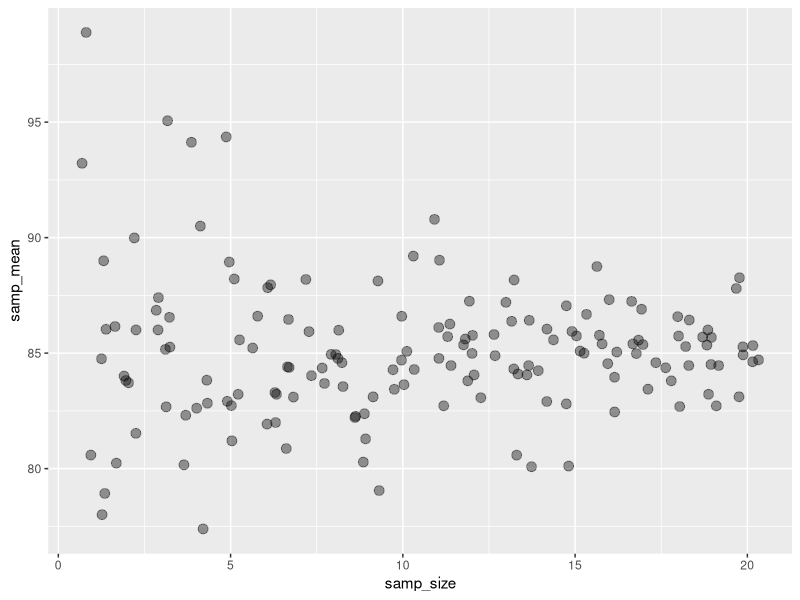
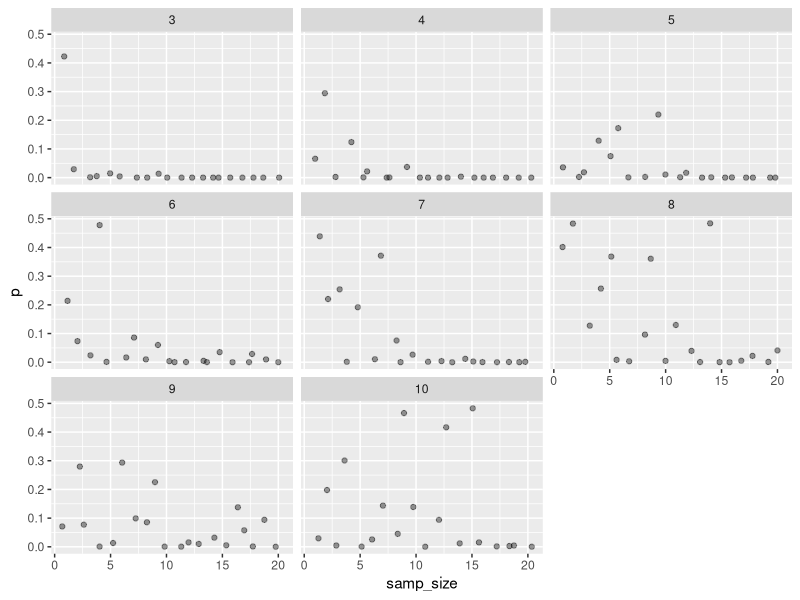
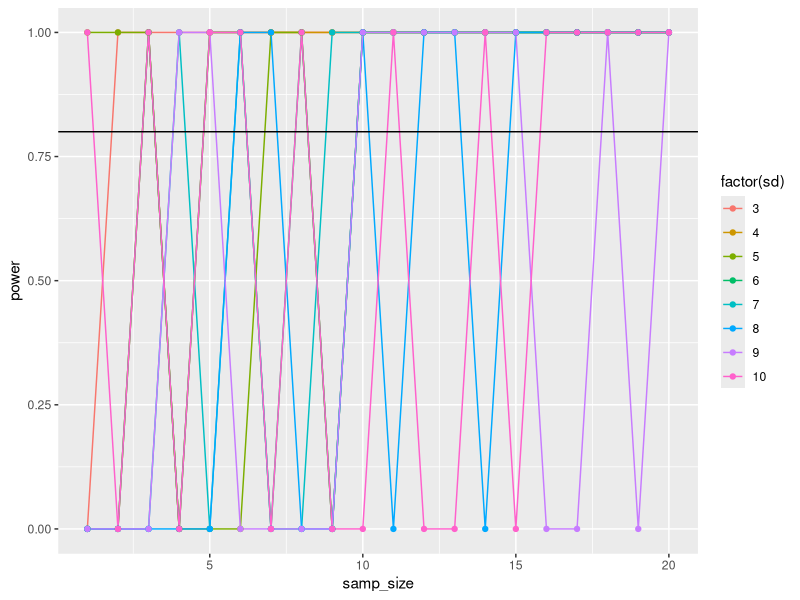
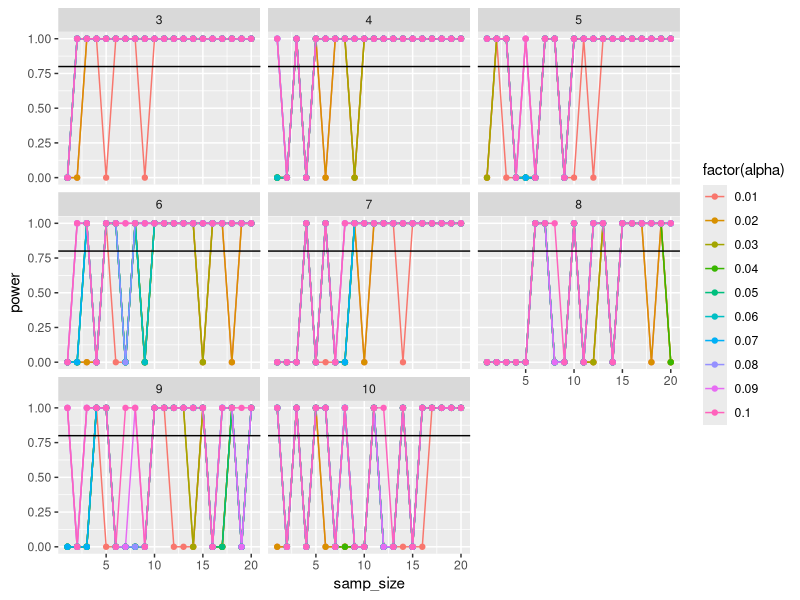

Write R code to recreate these figures, in order.
## ---- chunk 1
library(dplyr)
library(tidyr)
library(ggplot2)
## ---- chunk 2
#There were 9821 total drops, of which 6101 of them were butter side down. We also specify the confidence level, for a 95% CI we use 0.95
binom.test(6101, 9821, conf.level=0.95)

## ---- chunk 3
# null expectation is 50% butter up and 50% butter down
# 9821 slices dropped
#6101 butter side up

#p value for the upper tail. we want the upper tail because we want to know the probability of getting this many butter side downs or higher
pbinom(6101, size = 9821, prob = 0.5, lower.tail = FALSE)
## ---- chunk 4
#we want 500 simulations for each sample size from 1 to 20.
heart_df <- data.frame(samp_size = rep(1:20, 500))
## ---- chunk 5
sd <- c(3:10)
## ---- chunk 6
heart_df <- heart_df %>%
  crossing(sd = sd)
## ---- chunk 7
#we have to tell it the resting heart rate of the average population, pretreatment.
null_m <- 80
#we also have to tell it what the effect size is, aka what the average change caused by the drug should be.
m <- null_m + 5
#by setting these up as separate objects, it is easy to adjust them and play with the simulation.

## ---- chunk 8
#make a new data frame
sim_heart_df <- heart_df %>%
  #group by row, because each row is one simulation. By being sneaky we can do this without creating a new column ahead of time. This makes each row from 1 to the length of heart_df a separate simulation.
  group_by(sims = 1:n()) %>%
  #create a new column and populate it with the mean of each simulated sample.
  mutate(samp_mean = mean(rnorm(samp_size, m, sd))) 
## ---- chunk 9
ggplot(data = sim_heart_df, 
       mapping = aes(x=samp_size, y = samp_mean)) +
  geom_jitter(alpha = 0.4, size=3)
## ---- chunk 10
p_heart_df <- sim_heart_df %>%
  #We have to work up to a p value. first, we need the SE
  mutate(se = sd/sqrt(samp_size)) %>%
  
  #then, we can get z by comparing sample means to the null mean
  mutate(z = (samp_mean - null_m)/se) %>%
  
  #and for the grand finale, we can now calculate p.
  #we want lower.tail = FALSE because we expect this drug to increase heartrate, meaning there will be a change on the upper tail of the data.
  mutate(p = pnorm(abs(z), lower.tail=FALSE))
## ---- chunk 11
#make a plot of sample size by p
ggplot(p_heart_df, mapping = aes(x=samp_size, y = p)) +
  geom_jitter(alpha=0.4) +
  #create a facet for each standard deviation.
  facet_wrap(~sd)
## ---- chunk 12
#make a new data frame
power_heart_df <- p_heart_df %>%
  
  #for each sample size and standard deviation
  group_by(samp_size, sd) %>%
  
  #calculate the type 2 error rate for an alpha of 0.05
  summarise(error_rate = sum(p>0.05)/n()) %>%
  #cleanup
  ungroup() %>%
  
  #calculate power
  mutate(power = 1 - error_rate)

#and plot. group and color by sd so that it is a more informative figure. make sd a factor so that each value gets 
#a distinct value
ggplot(data = power_heart_df, mapping = aes(x = samp_size, y = power, 
                                            group = sd, color = factor(sd))) +
  #points and lines together make visualizing a breeze
  geom_line() + geom_point() +
  #and set a horizontal line at our cutoff for power, which is 0.8
  geom_hline(yintercept = 0.8)

## ---- chunk 13
#create a vector containing all of our values for alpha
alpha <- seq(0.01, 0.1, by = 0.01)
## ---- chunk 14
alpha_heart_df <- p_heart_df %>%
  #cross our p value dataframe with our vector of alphas.
  crossing(alpha) %>%
  #group it by sample size, alpha, and std. deviation because we will be using all of these in our figure
  group_by(samp_size, alpha, sd) %>%
#and now summarise
  summarise(error_rate = sum(p>alpha)/n()) %>%
  
  ungroup() %>%
  
  #calculate power
  mutate(power = 1 - error_rate)

#and plot
#use factor(alpha) so that each value is taken as a discrete factor and given a color
ggplot(data = alpha_heart_df, mapping = aes(x = samp_size, y = power, 
                                            group = alpha, color = factor(alpha))) +
  geom_line() + geom_point() +
  #facet by standard deviation
  facet_wrap(~sd) +
  #set line at our desired power level of 0.8
  geom_hline(yintercept = 0.8)

